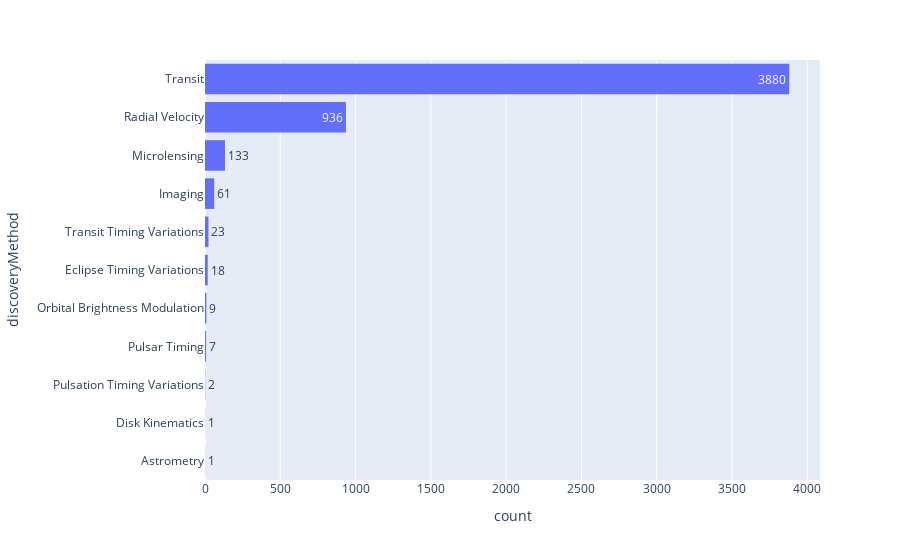

Notebook code cell kept with this figure:
### Markdown cell above
## Histogram of Discoveries by date

### Code cell
fig = px.histogram(df, y="discoveryMethod", text_auto=True).update_yaxes(categoryorder="total ascending")
fig.show()

### Figure 1 — Plotly figure (JSON) as saved in the notebook; plotly's stock layout.template omitted (floating-point values rounded to 4 significant figures; data arrays with more than 128 entries replaced by an {"elided": "..."} marker saying what was removed)
{"data": [{"alignmentgroup": "True", "bingroup": "y", "hovertemplate": "count=%{x}<br>discoveryMethod=%{y}<extra></extra>", "legendgroup": "", "marker": {"color": "#636efa", "pattern": {"shape": ""}}, "name": "", "offsetgroup": "", "orientation": "h", "showlegend": false, "texttemplate": "%{value}", "xaxis": "x", "y": {"elided": "5071 str values"}, "yaxis": "y", "type": "histogram"}], "layout": {"xaxis": {"anchor": "y", "domain": [0.0, 1.0], "title": {"text": "count"}}, "yaxis": {"anchor": "x", "domain": [0.0, 1.0], "title": {"text": "discoveryMethod"}, "categoryorder": "total ascending"}, "legend": {"tracegroupgap": 0}, "margin": {"t": 60}, "barmode": "relative"}}
